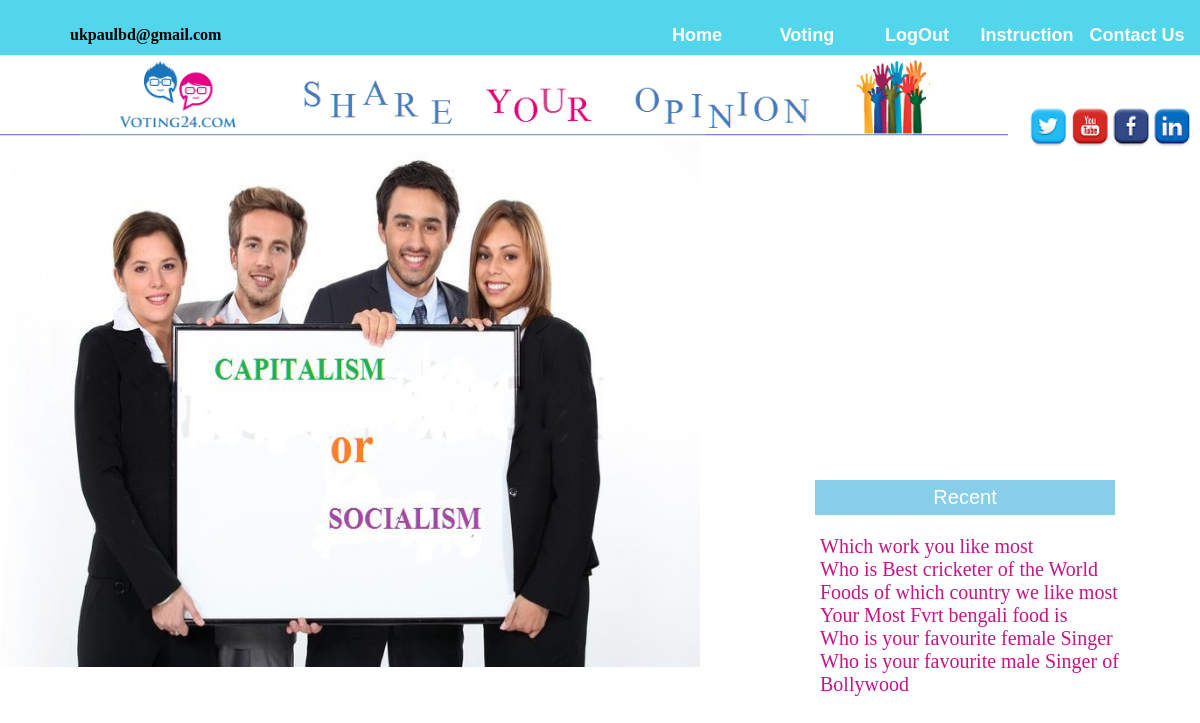
Screenshot of /home.php (signed in) with the database file from the repository.
### tables this page shows
CREATE TABLE IF NOT EXISTS `votelist` (
  `id` int(11) NOT NULL AUTO_INCREMENT,
  `title` varchar(50) NOT NULL,
  `description` varchar(500) NOT NULL,
  `op1` varchar(20) NOT NULL,
  `op2` varchar(20) NOT NULL,
  `op3` varchar(20) NOT NULL,
  `op4` varchar(20) NOT NULL,
  `op5` varchar(20) NOT NULL,
  `email` varchar(30) NOT NULL,
  `time` varchar(30) NOT NULL,
  PRIMARY KEY (`id`)
);

### home.php (the view, shortened to what this page needs)
<?php
include 'db.php';
?>
<html>
<head>
</head>
 <div class="divi">
<a href="contact.php"><button class="bun" ><b>Contact Us</b></button></a>
<a href="inst.php"><button class="bun" ><b>Instruction</b></button></a>
<?php
if(isset($_SESSION['name'])){
	echo"<a href='logout.php'><button class='bun'><b>LogOut</b></button></a>";
}
else{
	echo"<a href='sign.php'><button class='bun'><b>Sign in</b></button></a>";
}
?>
<a href="voting.php"><button class="bun" ><b>Voting</b></button></a>
<a href="home.php"><button class="bun" ><b>Home</b></button></a>
<b><p class="para"> <?php
if(isset($_SESSION['name'])){
	$name=$_SESSION['name']; echo $name ;
}
 ?></p></b>
</div>
<img display="inline" src="logo.png" width="84%" />
<img  style="margin-top:40"src="scl.png" align="right" width="15%" usemap="#user"/>
<img class="im" src="1.PNG" id="slide" width=700 height=530  />
<div class="rec">
<button class="recent">Recent</button>
<?php
echo "<table>";
$result = mysql_query("SELECT * FROM votelist ORDER BY id DESC");
$count=1;
echo "<marquee behavior='scroll' direction='up'scrolldelay='500' height='130' onmouseover='this.stop()' onmouseout='this.start()'  >";
 while($row = mysql_fetch_array($result))
     {
			if($count==7)
break;
		 $id=$row['id'];
	  echo " <a href='result.php?id=$id'> " . $row['title'] . "</a><br>";
     $count++;
     }
  echo "</table>"   ;
?>
</div>
<?php
if(isset($_SESSION['name'])){
	die();
}
?>

### home.php (style rules this page uses)
body { margin:0; }
.divi { top:0; bottom:0; right:0; padding:10; z-index: 9999; width: 98.5%; height: 35px; background-color: #51D6EB; border:none; }
.rec { position: fixed; top:525; right:70; padding:10; z-index: 9999; width: 25%; color:white; height:20; font-size:20; border-radius:5px; border:none; }
.recent { position: fixed; top:480; right:85; z-index: 9999; width: 25%; color:white; height:35; background-color:#87CEE8; font-size:20; border:none; }
.bun { border-radius: 5px; width:110; height:50; color:white; margin-top:0; background-color:transparent; font-size:18; border:none; float:right; }
.para { margin-left:60; }
a { text-decoration: none; color:#C71585; }

### rows the page displays
votelist: title "Which work you like most"
votelist: title "Who is Best cricketer of the World"
votelist: title "Foods of which country we like most"
votelist: title "Your Most Fvrt bengali food is"
votelist: title "Who is your favourite female Singer"
votelist: title "Who is your favourite male Singer of Bollywood"

### other values shown
$name "ukpaulbd@gmail.com"
